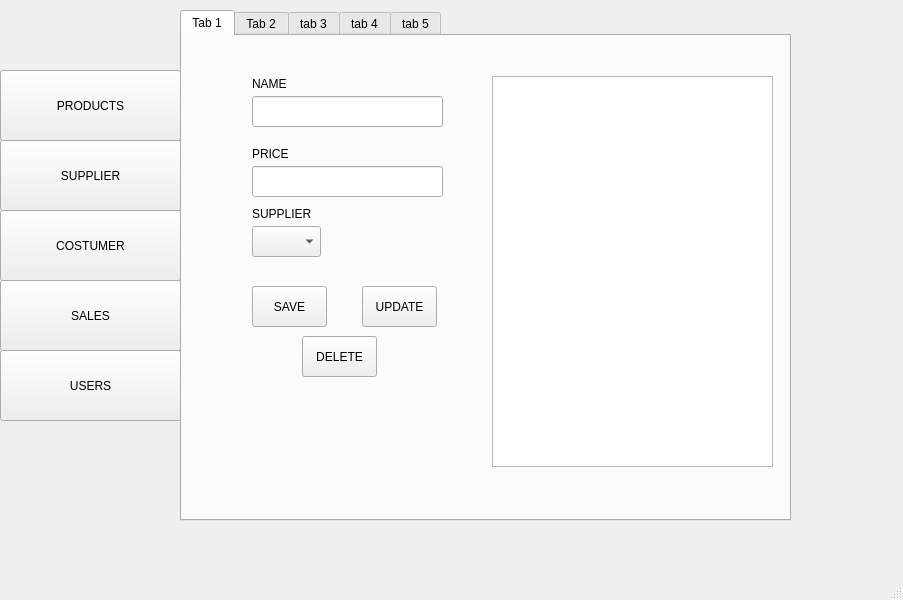
<?xml version="1.0" encoding="UTF-8"?>
<ui version="4.0">
 <class>Sales_System</class>
 <widget class="QMainWindow" name="Sales_System">
  <property name="geometry">
   <rect>
    <x>0</x>
    <y>0</y>
    <width>903</width>
    <height>600</height>
   </rect>
  </property>
  <property name="windowTitle">
   <string>Sales_System</string>
  </property>
  <widget class="QWidget" name="centralwidget">
   <widget class="QPushButton" name="btn_tab1">
    <property name="geometry">
     <rect>
      <x>0</x>
      <y>70</y>
      <width>181</width>
      <height>71</height>
     </rect>
    </property>
    <property name="text">
     <string>PRODUCTS</string>
    </property>
   </widget>
   <widget class="QTabWidget" name="TabWidget">
    <property name="geometry">
     <rect>
      <x>180</x>
      <y>10</y>
      <width>611</width>
      <height>511</height>
     </rect>
    </property>
    <property name="currentIndex">
     <number>0</number>
    </property>
    <widget class="QWidget" name="tab1">
     <attribute name="title">
      <string>Tab 1</string>
     </attribute>
     <widget class="QPushButton" name="btn_save_product">
      <property name="geometry">
       <rect>
        <x>70</x>
        <y>250</y>
        <width>75</width>
        <height>41</height>
       </rect>
      </property>
      <property name="text">
       <string>SAVE</string>
      </property>
     </widget>
     <widget class="QLabel" name="label_2">
      <property name="geometry">
       <rect>
        <x>70</x>
        <y>110</y>
        <width>49</width>
        <height>16</height>
       </rect>
      </property>
      <property name="text">
       <string>PRICE</string>
      </property>
     </widget>
     <widget class="QLineEdit" name="ln_name">
      <property name="geometry">
       <rect>
        <x>70</x>
        <y>60</y>
        <width>191</width>
        <height>31</height>
       </rect>
      </property>
     </widget>
     <widget class="QLineEdit" name="ln_price">
      <property name="geometry">
       <rect>
        <x>70</x>
        <y>130</y>
        <width>191</width>
        <height>31</height>
       </rect>
      </property>
     </widget>
     <widget class="QLabel" name="label">
      <property name="geometry">
       <rect>
        <x>70</x>
        <y>40</y>
        <width>121</width>
        <height>16</height>
       </rect>
      </property>
      <property name="text">
       <string>NAME</string>
      </property>
     </widget>
     <widget class="QPushButton" name="btn_delete_product">
      <property name="geometry">
       <rect>
        <x>120</x>
        <y>300</y>
        <width>75</width>
        <height>41</height>
       </rect>
      </property>
      <property name="text">
       <string>DELETE</string>
      </property>
     </widget>
     <widget class="QPushButton" name="btn_update_product">
      <property name="geometry">
       <rect>
        <x>180</x>
        <y>250</y>
        <width>75</width>
        <height>41</height>
       </rect>
      </property>
      <property name="text">
       <string>UPDATE</string>
      </property>
     </widget>
     <widget class="QComboBox" name="combo_supplier">
      <property name="geometry">
       <rect>
        <x>70</x>
        <y>190</y>
        <width>69</width>
        <height>31</height>
       </rect>
      </property>
     </widget>
     <widget class="QLabel" name="label_3">
      <property name="geometry">
       <rect>
        <x>70</x>
        <y>170</y>
        <width>81</width>
        <height>16</height>
       </rect>
      </property>
      <property name="text">
       <string>SUPPLIER</string>
      </property>
     </widget>
     <widget class="QListWidget" name="listWidget">
      <property name="geometry">
       <rect>
        <x>310</x>
        <y>40</y>
        <width>281</width>
        <height>391</height>
       </rect>
      </property>
     </widget>
    </widget>
    <widget class="QWidget" name="tab2">
     <attribute name="title">
      <string>Tab 2</string>
     </attribute>
    </widget>
    <widget class="QWidget" name="tab3">
     <attribute name="title">
      <string>tab 3</string>
     </attribute>
    </widget>
    <widget class="QWidget" name="tab4">
     <attribute name="title">
      <string>tab 4</string>
     </attribute>
    </widget>
    <widget class="QWidget" name="tab5">
     <attribute name="title">
      <string>tab 5</string>
     </attribute>
    </widget>
   </widget>
   <widget class="QPushButton" name="btn_tab2">
    <property name="geometry">
     <rect>
      <x>0</x>
      <y>140</y>
      <width>181</width>
      <height>71</height>
     </rect>
    </property>
    <property name="text">
     <string>SUPPLIER</string>
    </property>
   </widget>
   <widget class="QPushButton" name="btn_tab3">
    <property name="geometry">
     <rect>
      <x>0</x>
      <y>210</y>
      <width>181</width>
      <height>71</height>
     </rect>
    </property>
    <property name="text">
     <string>COSTUMER</string>
    </property>
   </widget>
   <widget class="QPushButton" name="btn_tab4">
    <property name="geometry">
     <rect>
      <x>0</x>
      <y>280</y>
      <width>181</width>
      <height>71</height>
     </rect>
    </property>
    <property name="text">
     <string>SALES</string>
    </property>
   </widget>
   <widget class="QPushButton" name="btn_tab5">
    <property name="geometry">
     <rect>
      <x>0</x>
      <y>350</y>
      <width>181</width>
      <height>71</height>
     </rect>
    </property>
    <property name="text">
     <string>USERS</string>
    </property>
   </widget>
  </widget>
  <widget class="QMenuBar" name="menubar">
   <property name="geometry">
    <rect>
     <x>0</x>
     <y>0</y>
     <width>903</width>
     <height>22</height>
    </rect>
   </property>
  </widget>
  <widget class="QStatusBar" name="statusbar"/>
 </widget>
 <resources/>
 <connections/>
</ui>
